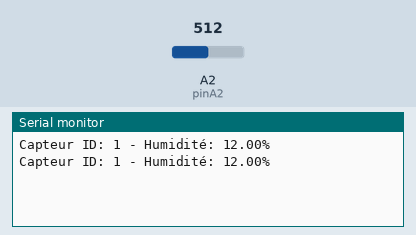
Recording of a sketch running on a simulated Arduino Uno, built with avr-gcc and run on an emulated ATmega328P. Shown: the last lines printed to the serial monitor. Inputs (shaded band) come from the test bench; at power-on: A2 (pinA2) = 512.

Above: at 2.8 s.
2.9 s: A2 (pinA2) set to 716
At 4.8 s:
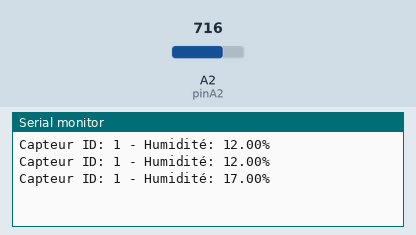
5.6 s: A2 (pinA2) set to 900
At 6.4 s:
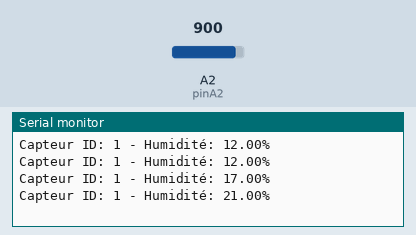
Timing chart, 0 to 8.6 s (numbered marks = the images above; inputs shaded):
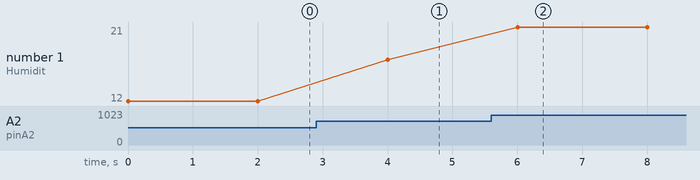

Measured:
- after the input at 2.9 s, the serial monitor: prints a new line after 1.1 s (image 1)
- after the input at 5.6 s, the serial monitor: prints a new line after 0.40 s (image 2)
- plotted number 1: 12 → 17 after the input at 2.9 s, 17 → 21 after the input at 5.6 s

The sketch:

capteurHumdite.ino
```cpp
// Déclaration des broches
const int pinA2 = A2;  // Pin pour mesurer l'humidité ou la moisissure (peut être ajusté selon votre capteur)
int sensorValueA2 = 0;  // Variable pour stocker la lecture analogique du capteur A2
int sensorValueA3 = 0;  // Variable pour stocker la lecture analogique du capteur A3

// Fonction pour obtenir le pourcentage d'humidité en fonction de l'ID
float getHumidityPercentage(int sensorPin, int ID) {
  sensorValueA2 = analogRead(sensorPin);  // Lire la valeur analogique sur la broche
  float voltage = sensorValueA2 * (3.3 / 4095.0);  // Convertir la lecture en tension (pour un ESP32)

  // Conversion de la tension en pourcentage (cette formule dépend de votre capteur spécifique)
  float humidityPercentage = map(sensorValueA2, 0, 4095, 0, 100); // Conversion basique de 0-4095 à 0-100%

  // Affichage de l'ID et du pourcentage calculé
  Serial.print("Capteur ID: ");
  Serial.print(ID);
  Serial.print(" - Humidité: ");
  Serial.print(humidityPercentage);
  Serial.println("%");

  return humidityPercentage;  // Retourner le pourcentage d'humidité
}

void setup() {
  // Initialisation de la communication série
  Serial.begin(115200);

  // Définir les broches comme entrée (pas nécessaire pour l'ESP32, mais pour la clarté)
  pinMode(pinA2, INPUT);
}

void loop() {
  // Appel de la fonction avec un exemple d'ID
  float humidityA2 = getHumidityPercentage(pinA2, 1);  // ID 1 pour A2

  // Attendre un peu avant de refaire une mesure
  delay(2000);
}
```
